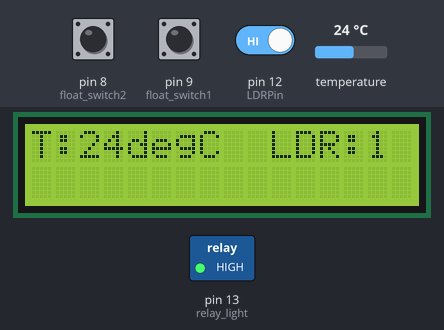
A sketch run on a simulated Arduino Uno, built with avr-gcc and run on an emulated ATmega328P. On the bench: 16×2 character LCD, switched loads named in the sketch (green lamp = pin HIGH). Inputs (shaded band) come from the test bench; at power-on: pin 8 (float_switch2) HIGH, pin 12 (LDRPin) HIGH, temperature 24 °C, pin 9 (float_switch1) HIGH. What the sketch prints to the serial monitor is not drawn.

Above: at 4.5 s.
4.6 s: pin 8 (float_switch2) pulled LOW for 3 s
At 6.1 s:
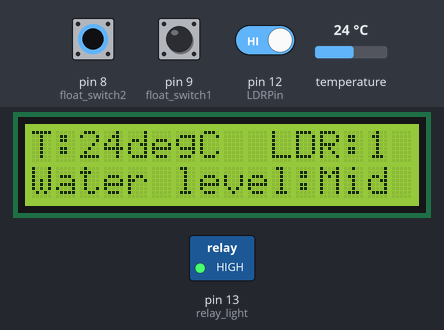
12.2 s: pin 12 (LDRPin) driven LOW
At 17.1 s:
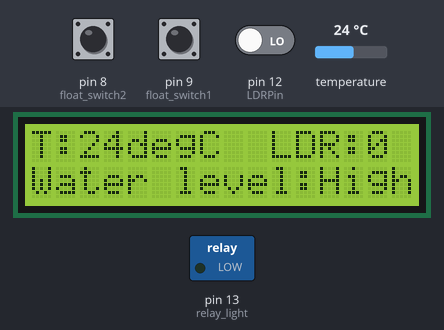
19.3 s: temperature set to 12 °C
At 23.0 s:
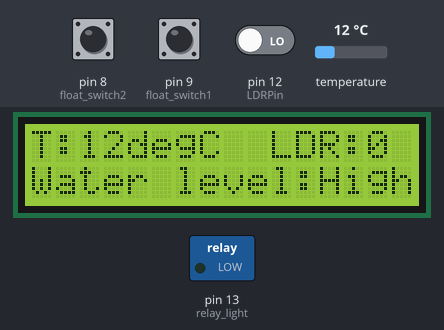
26.4 s: pin 8 (float_switch2) pulled LOW for 3 s
At 29.6 s:
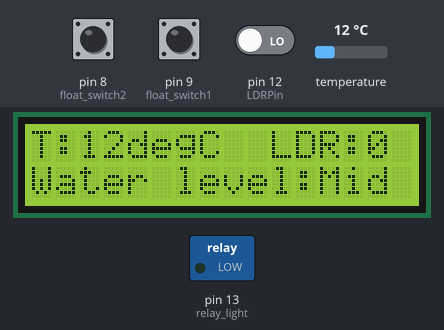
36.1 s: temperature set to 19 °C
At 40.6 s:
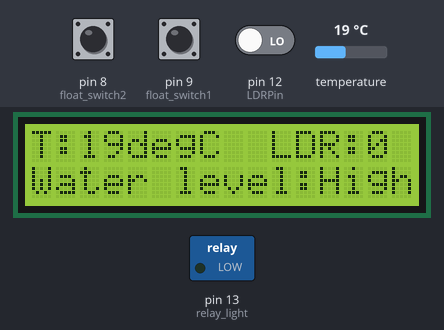
43.2 s: pin 12 (LDRPin) driven HIGH
At 46.4 s:
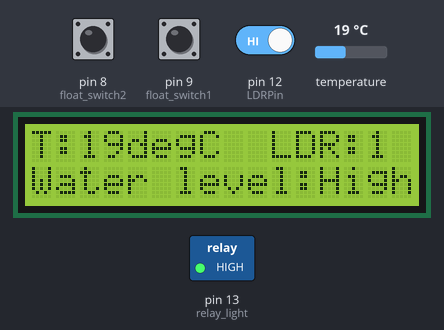
Timing chart, 0 to 47.9 s (numbered marks = the images above; inputs shaded):
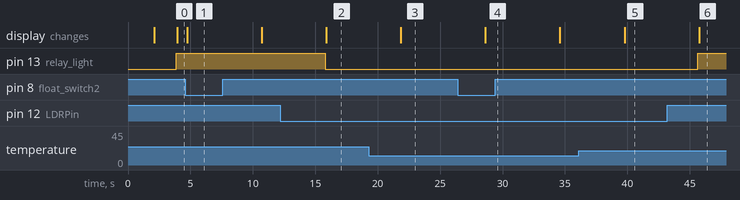

The sketch:

sensors.ino
```cpp
#include <LiquidCrystal.h>
const int rs = 2, en = 3, d4 = 4, d5 = 5, d6 = 6, d7 = 7;
LiquidCrystal lcd(rs, en, d4, d5, d6, d7);

#include <OneWire.h>
#include <DallasTemperature.h>
// Data wire is plugged into port 2 on the Arduino
#define ONE_WIRE_BUS 11
// Setup a oneWire instance to communicate with any OneWire devices (not just Maxim/Dallas temperature ICs)
OneWire oneWire(ONE_WIRE_BUS);
// Pass our oneWire reference to Dallas Temperature.
DallasTemperature sensors(&oneWire);

const int LDRPin = 12;
int LDRState = 0;

#define relay_light 13

#define float_switch1 9
#define float_switch2 8
int Float1State = 0, Float2State = 0;

String data_to_send = "";

void setup()
{
  Serial.begin(9600);

  pinMode(LDRPin, INPUT);

  pinMode(relay_light, OUTPUT);

  pinMode(float_switch1, INPUT_PULLUP);
  pinMode(float_switch2, INPUT_PULLUP);

  sensors.begin();

  lcd.begin(16, 2);
  lcd.setCursor(0, 0);
  lcd.print("   WELCOME TO   ");
  lcd.setCursor(0, 1);
  lcd.print("    AQUARIUM   ");
  delay(2000); // Display the welcome message for 2 seconds
  lcd.clear(); // Clear the LCD screen
}

void loop()
{
  data_to_send = "";

  delay(500);

  /*DS18B20 Temperature Sensor*/
  sensors.requestTemperatures();
  float temp = sensors.getTempCByIndex(0);

  delay(500);

  /*Light Sensor*/
  LDRState = digitalRead(LDRPin);

  if (LDRState == LOW)
  {
    digitalWrite(relay_light, LOW);
    delay(100);
  }
  else
  {
    digitalWrite(relay_light, HIGH);
    delay(100);
  }

  lcd.setCursor(0, 0);
  lcd.print("T:");
  lcd.print(temp, 0);
  lcd.print("degC ");
  lcd.print(" LDR:");
  lcd.print(LDRState);
  lcd.print("  ");

  delay(500);

  /*Float Switch 1*/
  Float1State = digitalRead(float_switch1);

  delay(300);

  /*Float Switch 2*/
  Float2State = digitalRead(float_switch2);

  lcd.setCursor(0, 1);
  lcd.print("Water level:");

  if (Float1State == 0 && Float2State == 0)
  {
    lcd.print("Low    ");
  }
  else if (Float1State == 1 && Float2State == 0)
  {
    lcd.print("Mid    ");
  }
  else if (Float1State == 1 && Float2State == 1)
  {
    lcd.print("High   ");
  }

  delay(300);

  data_to_send += String(temp);
  data_to_send += ",";
  data_to_send += String(LDRState);
  data_to_send += ",";
  data_to_send += String(Float1State);
  data_to_send += ",";
  data_to_send += String(Float2State);
  Serial.println(data_to_send);

  delay(3000);
}
```

Measured:
- after the input at 4.6 s, the display: changes after 0.15 s (image 1)
- after the input at 12.2 s, pin 13 (relay_light): HIGH → LOW after 3.6 s; the display: changes after 3.7 s (image 2)
- after the input at 19.3 s, the display: changes after 2.6 s (image 3)
- after the input at 26.4 s, the display: changes after 2.2 s (image 4)
- after the input at 36.1 s, the display: changes after 3.7 s (image 5)
- after the input at 43.2 s, pin 13 (relay_light): LOW → HIGH after 2.4 s; the display: changes after 2.5 s (image 6)
